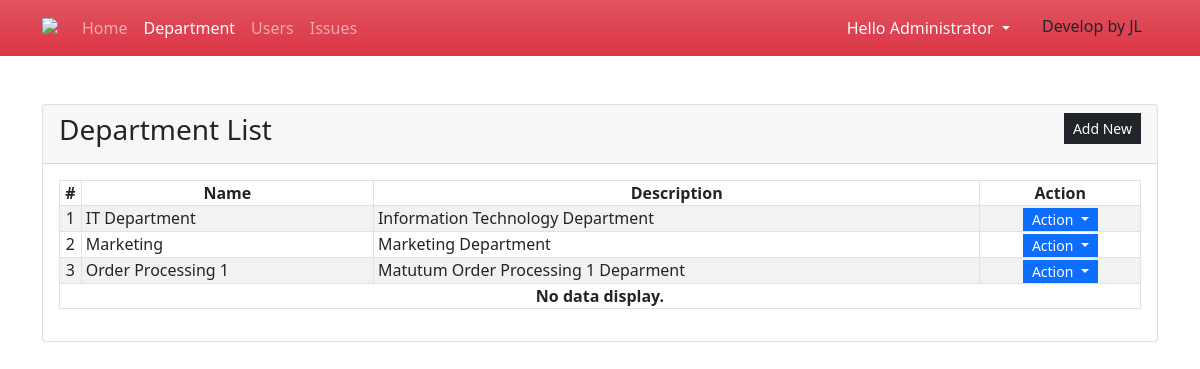
Before: /?page=department (signed in) with the older database file.
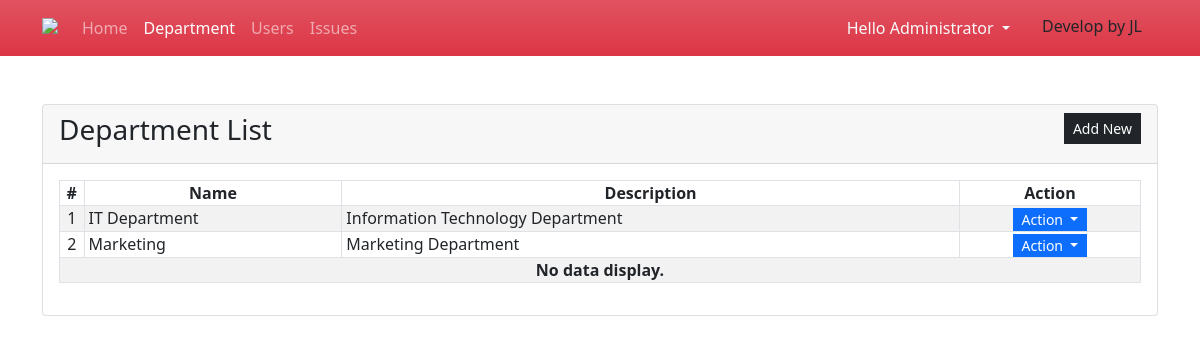
After: the same page with the newer database file.
### tables this page shows
CREATE TABLE department_list (
            `name` TEXT NOT NULL,
            `description` TEXT NOT NULL,
            `date_created` TIMESTAMP DEFAULT CURRENT_TIMESTAMP
        );

### department.php (the view, shortened to what this page needs)
<div class="card">
    <div class="card-header d-flex justify-content-between">
        <h3 class="card-title">Department List</h3>
        <div class="card-tools align-middle">
            <button class="btn btn-dark btn-sm py-1 rounded-0" type="button" id="create_new">Add New</button>
        </div>
    </div>
    <div class="card-body">
        <table class="table table-hover table-striped table-bordered">
            <thead>
                <tr>
                    <th class="text-center p-0">#</th>
                    <th class="text-center p-0">Name</th>
                    <th class="text-center p-0">Description</th>
                    <th class="text-center p-0">Action</th>
                </tr>
            </thead>
            <tbody>
                <?php
                $sql = "SELECT *,rowid FROM `department_list` order by `name` asc";
                $qry = $conn->query($sql);
                $i = 1;
                    while($row = $qry->fetchArray()):
                ?>
                <tr>
                    <td class="text-center p-0"><?php echo $i++; ?></td>
                    <td class="py-0 px-1"><?php echo $row['name'] ?></td>
                    <td class="py-0 px-1"><?php echo $row['description'] ?></td>
                    <th class="text-center py-0 px-1">
                        <div class="btn-group" role="group">
                            <button id="btnGroupDrop1" type="button" class="btn btn-primary dropdown-toggle btn-sm rounded-0 py-0" data-bs-toggle="dropdown" aria-expanded="false">
                            Action
                            </button>
                        </div>
                    </th>
                </tr>
                <?php endwhile; ?>
                <?php if(!$qry->fetchArray()): ?>
                    <tr>
                        <th class="text-center p-0" colspan="4">No data display.</th>
                    </tr>
                <?php endif; ?>
            </tbody>
        </table>
    </div>
</div>

Changed rows visible on the page:
removed department_list: name "Order Processing 1", description "Matutum Order Processing 1 Deparment"
